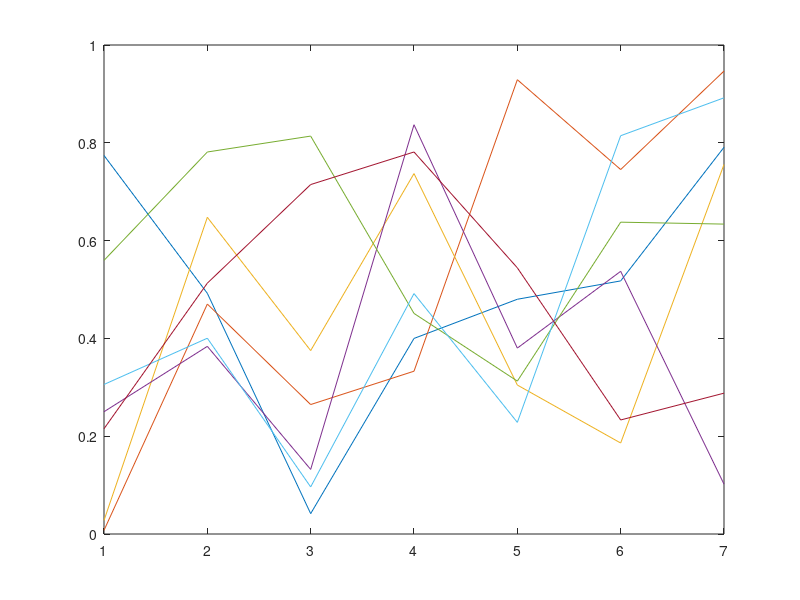

This figure's MATLAB source: (Note: this script raises an error after producing the figure.)
clear all; close all; clc
restoredefaultpath; addpath('../matlab_tools');
iFig = 0;

% grab some plotting colors
colors = zeros(7,3); hc = plot(rand(7)); 
for i = 1:7; colors(i,:) = hc(i).Color; end
close all;

%% *** Experiment Setup ***************************************************

% target names
targNames = [{'Qe'},{'Qh'},{'NEE'}];

% site names
siteNames = [{'Amplero'},{'Blodgett'},{'Bugac'   },{'ElSaler2'},{'ElSaler' },...
             {'Espirra'},{'FortPeck'},{'Harvard' },{'Hesse'   },{'Howlandm'},...
             {'Howard' },{'Hyytiala'},{'Kruger'  },{'Loobos'  },{'Merbleue'},...
             {'Mopane' },{'Palang'  },{'Sylvania'},{'Tumba'   },{'UniMich' }];
Ns = length(siteNames);

% number of data to use from each site
Nt = 3e4;

% sample sizes
fracs = logspace(-3,log10(0.25),20);
Nf = length(fracs);

% bootstraps
Nb = 10;

% number of mutual info bins
Nbins = 100;

% ann training parameters
trainParms.verbose       = 0;
trainParms.nodes         = 20;
trainParms.trainRatio    = 0.75;
trainParms.max_fail      = 10;
trainParms.epochs        = 1e3;
trainParms.trainFcn      = 'trainscg';
trainParms.performFcn    = 'mse';

%% *** Load Data **********************************************************

% load fluxnet data
fname = strcat('../data/lagged_data/lagged_fluxnet_',siteNames{1},'.mat');
load(fname);
data.flux = data.flux(:,1:3);
data.forc = data.forc(:,:,:);

% dimensions
[~,Nx,Nl] = size(data.forc);
Ny = size(data.flux,2);
Nd = size(data.date,2);

date = zeros(Nt,3,Ns);
forc = zeros(Nt,Nx,Nl,Ns);
flux = zeros(Nt,Ny,Ns);

% screen report
fprintf('Loading Data ... \n'); tic;
fprintf(repmat('.',[1,Ns]));
fprintf('\n');

% load training/test data from all sites
for s = 1:Ns
    fprintf('.');
    
    % load fluxnet data
    fname = strcat('../data/lagged_data/lagged_fluxnet_',...
        siteNames{s},'.mat');
    load(fname);
    data.flux = data.flux(:,1:3);
    data.forc = data.forc(:,:,:);
    
    % check dimensions
    assert(Nt <= length(data.date));
    
    % take random sample
    Idex = randsample(length(data.date),Nt);
    
    % store data in structures
    date(:,:,s)   = data.date(Idex,:);
    forc(:,:,:,s) = data.forc(Idex,:,:);
    flux(:,:,s)   = data.flux(Idex,:);
    
end % s-loop

% error check
assert(isempty(find(isnan(flux),1)))
assert(isempty(find(isnan(forc),1)))
assert(isempty(find(isnan(date),1)))

% screen report
fprintf(' finished; time = %f \n',toc);

%% *** Pre-Processing *****************************************************

% mutual info bins
Bw = zeros(Ny,1);
for y = 1:Ny
    yy = flux(:,y,:);
    Bmin = min(yy(:))-1e-6;
    Bmax = max(yy(:))+1e-6;
    By = linspace(Bmin,Bmax,Nbins);
    Bw(y) = By(2) - By(1);
end

% collapse lagged dimension
Xsite = zeros(Nt,Nx*Nl+1,Ns   )/0;
Ysite = zeros(Nt,Ny     ,Ns   )/0;
for s = 1:Ns
    
    % regressors
    temp = squeeze(forc(:,:,:,s));
    temp = permute(temp,[1,3,2]);
    Xsite(:,2:end,s) = reshape(temp,[Nt,Nl*Nx]);
    Xsite(:,1,s) = date(:,3,s);
    
    % regressands
    Ysite(:,:,s) = flux(:,:,s);
    
end

% indexes of the precip input (to remove for wet/dry)
pdex = 1+(Nx-1)*Nl+1;
ddex = 1:Nx*Nl+1; ddex(pdex) = [];

% error check
assert(isempty(find(isnan(Xsite(:)),1)));
assert(isempty(find(isnan(Ysite(:)),1)));

% reshape data
Yall = reshape(permute(Ysite,[1,3,2]),[Nt*Ns,Ny]);
Xall = reshape(permute(Xsite,[1,3,2]),[Nt*Ns,Nx*Nl+1]);

%% *** Train Global ANN Models ********************************************

% init sorage - predictions
Zall = zeros(Nt*Ns,Ny,Nf,Nb)./0;

% % save progress
% fname = './results/progress_convergence.mat';
% load(fname);

for y = 1:Ny            % loop through output dimensions
    for f = 1:Nf        % loop through data fractions
        for b = 1:Nb    % loop through bootstrap samples
            
            % training/test indexes
            Itrn = randsample(Nt*Ns,round(Nt*Ns*fracs(f)));
            Itst = 1:Nt*Ns; Itst(ismember(Itrn,Itst)) = [];
            
            % segragate trainig test data
            Xtrn = Xall(Itrn,:); Ytrn = Yall(Itrn,y);
            Xtst = Xall(Itst,:); Ytst = Yall(Itst,y);
            
            % skip if there is no data of this type for this site
            if all(isnan(Ytrn)); continue; end
            if all(isnan(Ytst)); continue; end
            
            % remove grandmas
            assert(isempty(find(isnan(Xtrn(:)),1)));
            assert(isempty(find(isnan(Ytrn(:)),1)));
            assert(isempty(find(isnan(Xtst(:)),1)));
            assert(isempty(find(isnan(Ytst(:)),1)));
            
            % screen report
            fprintf('Training %s ANN: Frac = %d/%d - Boot = %d/%d - Ndata = %d ...',...
                targNames{y},f,Nf,b,Nb,round(Nt*Ns*fracs(f))); tic;
            
            % train the network on segregated data
            ann{y,f,b} = trainANN(Xtrn,Ytrn,trainParms);
            
            % predict on segregated data
            Zall(:,y,f,b) = ann{y,f,b}(Xall');
            Ztst = Zall(Itst,y,f,b);
            Ztrn = Zall(Itrn,y,f,b);
            
            % calculate ann-all stats
            tstStats = calcStats(Ytst,Ztst,Bw); 
            tstMI(y,f,b) = tstStats.mi;
            tstRMSE(y,f,b) = tstStats.rmse;
            tstCORR(y,f,b) = tstStats.r;
            
            trnStats = calcStats(Ytrn,Ztrn,Bw); 
            trnMI(y,f,b) = trnStats.mi;
            trnRMSE(y,f,b) = trnStats.rmse;
            trnCORR(y,f,b) = trnStats.r;
            
            % screen report
            fprintf('. time = %f \n',toc);
            
            % screen report
            fprintf('Training MI = %f\n',trnMI(y,f,b));
            fprintf('Test MI = %f \n\n',tstMI(y,f,b));
            
        end % b-loop
        
        % save progress
        fname = './results/progress_convergence.mat';
        save(fname,'-v7.3');
         
    end % f-loop
end % y-loop

%% *** Make Plots *********************************************************
   
close all

% set up figure
iFig = iFig + 1;
figure(iFig); close(iFig); figure(iFig);
set(gcf,'color','w');
set(gcf,'position',[1925         403        1316         644]);

% plotting data: Y
Mtrn.mi = squeeze(mean(trnMI   ,3));
Strn.mi = squeeze(std( trnMI,[],3));
Mtst.mi = squeeze(mean(tstMI   ,3));
Stst.mi = squeeze(std( tstMI,[],3));

Mtrn.r2 = squeeze(mean(trnCORR   ,3));
Strn.r2 = squeeze(std( trnCORR,[],3));
Mtst.r2 = squeeze(mean(tstCORR   ,3));
Stst.r2 = squeeze(std( tstCORR,[],3));

Mtrn.se = squeeze(mean(trnRMSE   ,3));
Strn.se = squeeze(std( trnRMSE,[],3));
Mtst.se = squeeze(mean(tstRMSE   ,3));
Stst.se = squeeze(std( tstRMSE,[],3));

% plotting data: X
X = round(Nt*Ns*fracs);
X = X(1:size(Mtrn.mi,2));

% plot data
clear h legLabel
for y = 1:Ny
    
    subplot(2,Ny,y)
    
    % plot mi stats
    h(1) = semilogx(X,Mtrn.mi(y,:),'-o' ,'linewidth',2,...
        'markersize',8,'color',colors(2*y,:)); hold on;
    h(2) = semilogx(X,Mtst.mi(y,:),'--s','linewidth',2,...
        'markersize',8,'color',colors(2*y,:)); hold on;
    errorbar(X,Mtrn.mi(y,:),2*Strn.mi(y,:),'color',colors(2*y,:))
    errorbar(X,Mtst.mi(y,:),2*Stst.mi(y,:),'color',colors(2*y,:))
    legLabel(1) = strcat(targNames{y},{' - Training'});
    legLabel(2) = strcat(targNames{y},{' - Test'});
       
    % labels
    leg = legend(h(:),legLabel(:),'location','best');
    xlabel('Sample Size','fontsize',20);
    ylabel('Mutual Information Ratio','fontsize',20);
    title(strcat('Mutual Information Metric'),'fontsize',22);
    
    % aesthetics
    set(gca,'fontsize',16);
    grid on;
    
    subplot(2,Ny,Ny+y)
    
    % plot corr stats
    h(3) = plot(X,Mtrn.r2(y,:),'-o' ,'linewidth',2,...
        'markersize',8,'color',colors(2*y,:)); hold on;
    h(4) = plot(X,Mtst.r2(y,:),'--s','linewidth',2,...
        'markersize',8,'color',colors(2*y,:)); hold on;
    errorbar(X,Mtrn.r2(y,:),2*Strn.r2(y,:),'color',colors(2*y,:))
    errorbar(X,Mtst.r2(y,:),2*Stst.r2(y,:),'color',colors(2*y,:))
    legLabel(1) = strcat(targNames{y},{' - Training'});
    legLabel(2) = strcat(targNames{y},{' - Test'});
    
    % labels
    leg = legend(h(:),legLabel(:),'location','best');
    xlabel('Sample Size','fontsize',20);
    ylabel('Mutual Information Ratio','fontsize',20);
    title(strcat('Correlation Coefficient'),'fontsize',22);
    
    % aesthetics
    set(gca,'fontsize',16);
    grid on;
    
end % y-loop

% save figure
figure(iFig);
set(gcf,'PaperPositionMode','auto')
saveas(gcf,'./figures/FigA1 - convergence.png');

%% *** Save Results *******************************************************

% save progress
fname = './results/progress_convergence.mat';
save(fname,'-v7.3');

% save final statistics only
stats.tstStats.mi = tstMI;
stats.trnStats.mi = trnMI;
stats.tstStats.r2 = tstCORR;
stats.trnStats.r2 = trnCORR;
stats.tstStats.se = tstRMSE;
stats.trnStats.se = trnRMSE;
fname = './results/stats_convergence.mat';
save(fname,'stats','-v7.3');

%% *** END PROGRAM ********************************************************
